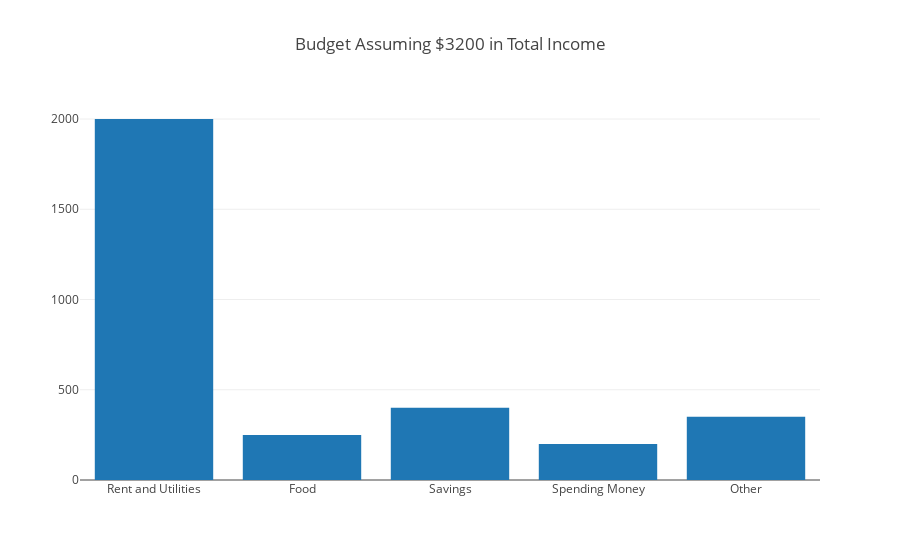

Notebook source saved alongside this figure:
### Markdown cell above
It is important to understand that this is an example of a percentage distribution, your budget would be tuned to your needs and circumstances. It may also have more components. Another way you could divide up your income is by alloting a fixed dollar amount for each expense.

### Code cell
# Import statments.
import plotly.offline as py
from plotly.offline import init_notebook_mode, iplot
import plotly.graph_objs as go
init_notebook_mode(connected=True)

# Generate graph.
x = ['Rent and Utilities', 'Food', 'Savings', 'Spending Money', 'Other']
y = [2000, 250, 400, 200, 350]
data = [go.Bar(x=x, y=y)]
layout = go.Layout(title='Budget Assuming $3200 in Total Income')
py.iplot(go.Figure(data=data, layout=layout), filename='barchart')

### Figure 1 — Plotly figure (JSON) as saved in the notebook; plotly's stock layout.template omitted (floating-point values rounded to 4 significant figures)
{"data": [{"type": "bar", "x": ["Rent and Utilities", "Food", "Savings", "Spending Money", "Other"], "y": [2000, 250, 400, 200, 350]}], "layout": {"title": "Budget Assuming $3200 in Total Income"}}
